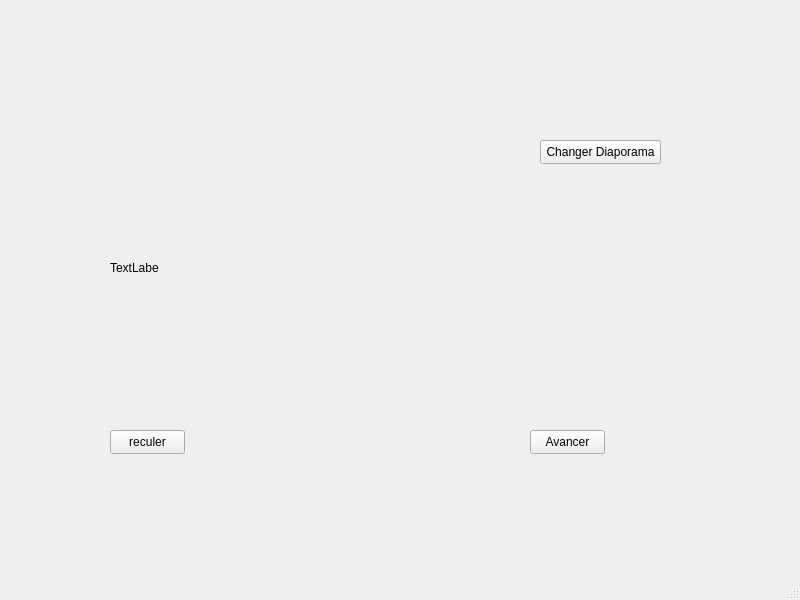
<?xml version="1.0" encoding="UTF-8"?>
<ui version="4.0">
 <class>LecteurVue</class>
 <widget class="QMainWindow" name="LecteurVue">
  <property name="geometry">
   <rect>
    <x>0</x>
    <y>0</y>
    <width>800</width>
    <height>600</height>
   </rect>
  </property>
  <property name="windowTitle">
   <string>LecteurVue</string>
  </property>
  <widget class="QWidget" name="centralwidget">
   <widget class="QLabel" name="label">
    <property name="geometry">
     <rect>
      <x>110</x>
      <y>260</y>
      <width>49</width>
      <height>16</height>
     </rect>
    </property>
    <property name="text">
     <string>TextLabel</string>
    </property>
   </widget>
   <widget class="QPushButton" name="ButtonAvancer">
    <property name="geometry">
     <rect>
      <x>530</x>
      <y>430</y>
      <width>75</width>
      <height>24</height>
     </rect>
    </property>
    <property name="text">
     <string>Avancer</string>
    </property>
   </widget>
   <widget class="QPushButton" name="ButtonReculer">
    <property name="geometry">
     <rect>
      <x>110</x>
      <y>430</y>
      <width>75</width>
      <height>24</height>
     </rect>
    </property>
    <property name="text">
     <string>reculer</string>
    </property>
   </widget>
   <widget class="QPushButton" name="ButtonChangeD">
    <property name="geometry">
     <rect>
      <x>540</x>
      <y>140</y>
      <width>121</width>
      <height>24</height>
     </rect>
    </property>
    <property name="text">
     <string>Changer Diaporama</string>
    </property>
   </widget>
  </widget>
  <widget class="QMenuBar" name="menubar">
   <property name="geometry">
    <rect>
     <x>0</x>
     <y>0</y>
     <width>800</width>
     <height>22</height>
    </rect>
   </property>
  </widget>
  <widget class="QStatusBar" name="statusbar"/>
 </widget>
 <resources/>
 <connections/>
</ui>
